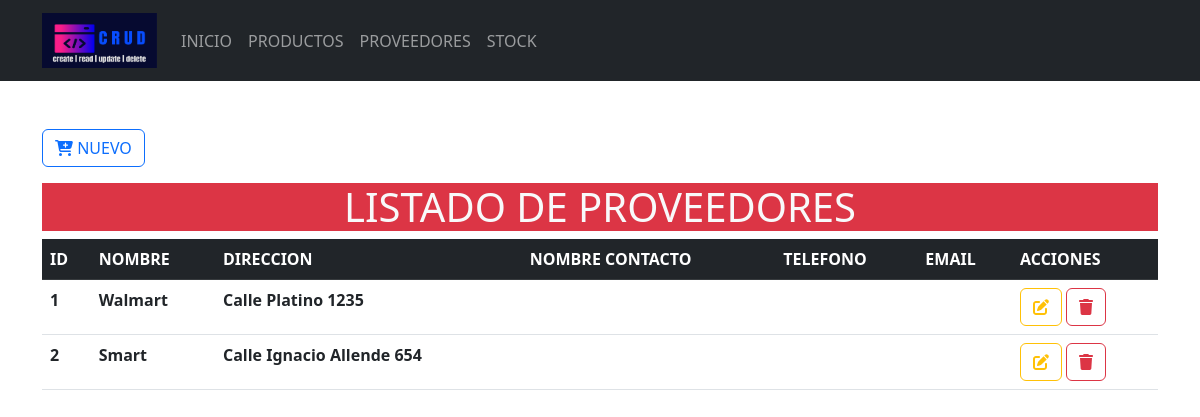
The page /Formularios/proveedores/index.php on the database its author committed.
### tables this page shows
CREATE TABLE `proveedor` (
  `idProveedor` int(10) NOT NULL,
  `nombre` varchar(50) NOT NULL,
  `direccion` varchar(50) NOT NULL
);

### Formularios/proveedores/index.php (the view, shortened to what this page needs)
<?php
include_once("../../config/conexion.php")
?>
<!doctype html>
<html lang="es">
<head>
    <link rel="stylesheet" href="<?php echo base_url; ?>css/bootstrap.min.css">
<body>
    <header>
        <nav class="navbar navbar-expand-lg bg-dark" data-bs-theme="dark">
            <div class="container">
                <a class="navbar-brand" href="<?php echo base_url; ?>">
                    <img src="<?php echo base_url; ?>img/logo.png" alt="logo" height="55" width="115">
                </a>
                <div class="collapse navbar-collapse" id="mi-menu">
                    <ul class="navbar-nav">
                        <li class="nav-item">
                            <a class="nav-link" href="<?php echo base_url; ?>">INICIO</a>
                        </li>
                        <li class="nav-item">
                            <a class="nav-link" href="<?php echo base_url; ?>Formularios/productos/index.php">PRODUCTOS</a>
                        </li>
                        <li class="nav-item">
                            <a class="nav-link" href="<?php echo base_url; ?>Formularios/proveedores/index.php">PROVEEDORES</a>
                        </li>
                        <li class="nav-item">
                            <a class="nav-link" href="<?php echo base_url; ?>Formularios/stock/index.php">STOCK</a>
                        </li>
                    </ul>
                </div>
            </div>
        </nav>
    </header>
    <div class="container-lg mt-5">
        <a href="crear.php" type="button" class="btn btn-outline-primary mb-3">
            <i class="fa-solid fa-cart-plus fa-beat"></i>
            NUEVO
        </a>
        <h1 class="text-center bg-danger text-light ">LISTADO DE PROVEEDORES</h1>
        <div class="table-responsive-sm">
            <table class="table table-hover">
                <thead class="table-dark">
                    <tr>
                        <th scope="col">ID</th>
                        <th scope="col">NOMBRE</th>
                        <th scope="col">DIRECCION</th>
                        <th scope="col">NOMBRE CONTACTO</th>
                        <th scope="col">TELEFONO</th>
                        <th scope="col">EMAIL</th>
                        <th scope="col">ACCIONES</th>
                    </tr>
                </thead>
                <tbody>
                    <?php
                    $sql = $conexion->query("SELECT * FROM proveedor");
                    while ($resultado = $sql->fetch_assoc()) {
                    ?>
                        <tr>
                            <th scope="row"><?php echo $resultado['idProveedor'] ?></th>
                            <th scope="row"><?php echo $resultado['nombre'] ?></th>
                            <th scope="row"><?php echo $resultado['direccion'] ?></th>
                            <th scope="row"><?php echo $resultado['nombreContacto'] ?></th>
                            <th scope="row"><?php echo $resultado['telefono'] ?></th>
                            <th scope="row"><?php echo $resultado['email'] ?></th>
                            <th scope="row">
                                <a href="<?php echo base_url; ?>Formularios/proveedores/actualizar.php?Id=<?php echo $resultado['idProveedor'] ?>" class="btn btn-outline-warning">
                                    <i class="fa-solid fa-pen-to-square fa-beat"></i>
                                </a>
                                <a href="<?php echo base_url; ?>CRUDC/eliminarDatos.php?Id=<?php echo $resultado['idProveedor'] ?>" class="btn btn-outline-danger">
                                    <i class="fa-solid fa-trash fa-beat"></i>
                                </a>
                            </th>
                        </tr>
                    <?php
                    }
                    ?>
                </tbody>
            </table>
        </div>
    </div>
</body>
</html>

### rows shown on the page
proveedor: idProveedor "1", nombre "Walmart", direccion "Calle Platino 1235"
proveedor: idProveedor "2", nombre "Smart", direccion "Calle Ignacio Allende 654"
